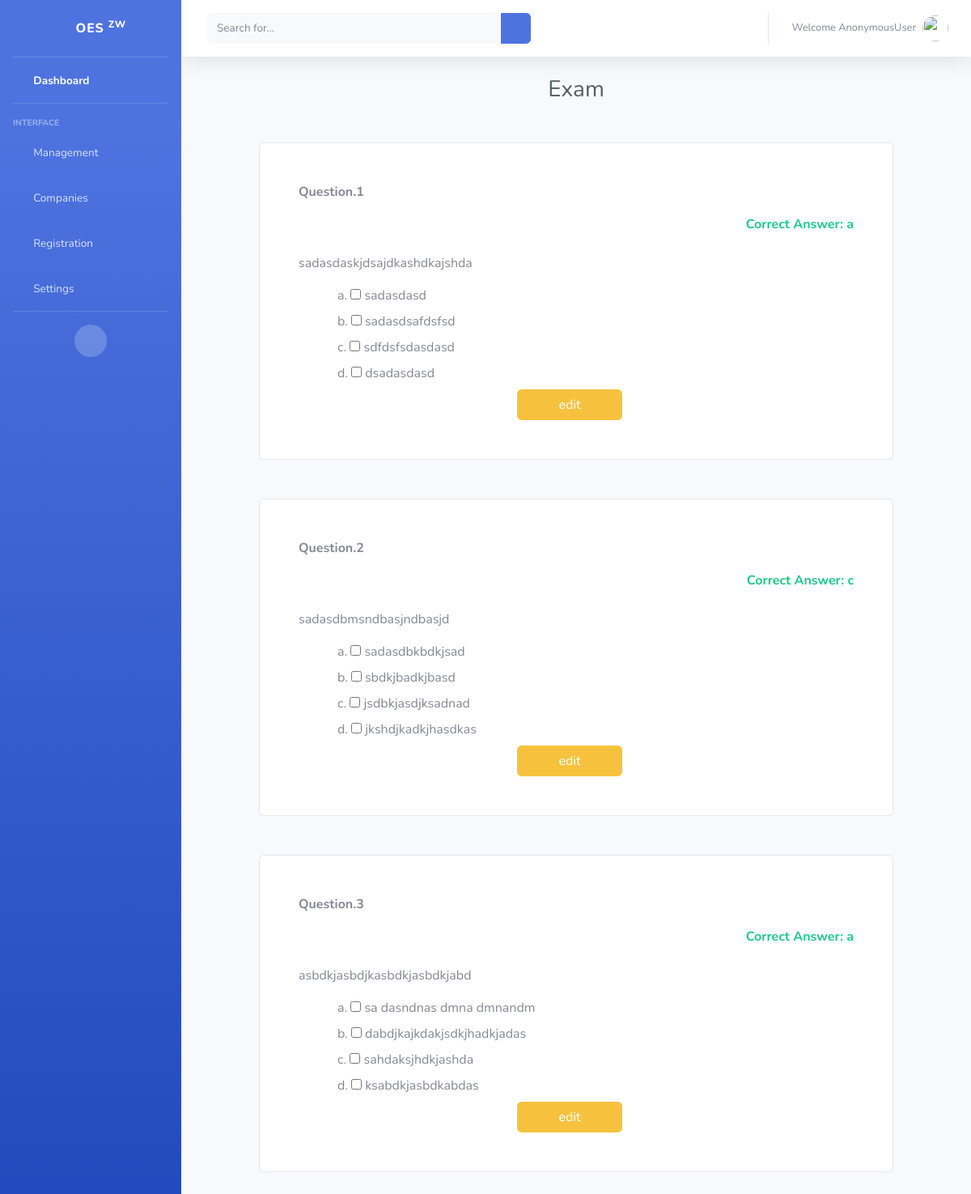
The app's page /exams/english, older data.
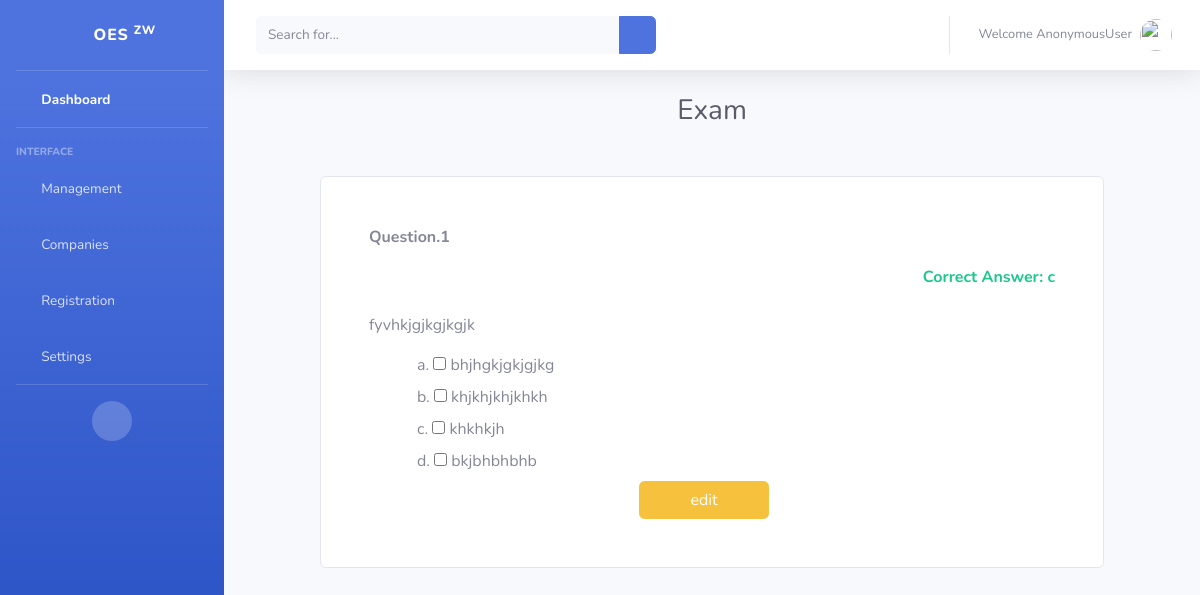
The same page, newer data.
### exams/models.py (models this page shows)
class Question(models.Model):
    question_number = models.IntegerField(default=0)
    image= models.ImageField(upload_to='images/',blank=True, null=True)
    question = models.TextField()
    exam=models.ForeignKey(Exam, default=None)

class CorrectSolution(models.Model):
    question_number = models.IntegerField(default=0)
    correct_solution_letter = models.CharField(max_length=1)
    exam=models.ForeignKey(Exam, default=None)

class SolutionsText(models.Model):
    question_number = models.IntegerField(default=0)
    possible_solution_a = models.CharField(max_length=1000)
    possible_solution_b = models.CharField(max_length=1000, null=True,blank=True)
    possible_solution_c = models.CharField(max_length=1000,null=True,blank=True)
    possible_solution_d = models.CharField(max_length=1000,null=True,blank=True)
    exam=models.ForeignKey(Exam, default=None)

### exams/views.py (the view)
# urls.py: url(r'^(?P<slug>[\w-]+)$', views.view_full_exam, name='view-exam'),
def view_full_exam(request,slug):
    exam1= models.Exam.objects.get(name=slug)
    questions = models.Question.objects.filter(exam=exam1)
    solutions = models.SolutionsText.objects.filter(exam=exam1)
    corectanswers= models.CorrectSolution.objects.filter(exam=exam1)
    combinedlist = zip(questions,solutions,corectanswers)
    print(questions)
    return render (request, 'exams/view_exam.html', {'combined':combinedlist, "exam":exam1 })

### exams/models.py (called while the page is built)
    def __str__(self):
        return self.name

### exams/templates/exams/view_exam.html (shortened to what this page needs)
{% extends 'oes/base.html' %}
{% load static from staticfiles %}
{% block content %}
<div class="container">
 <div class="container-fluid ">
        <div class="text-center">
        <h5 class="h3 mb-0 m-4 text-gray-800">Exam</h5>
        </div>
          {% for i in combined %}
          <div class="m-5 card p-5">
            <p><strong>Question.{{i.0.question_number}}</strong> </p>
            <div class="text-right mb-4 " > <a><strong class="text-success"> Correct Answer: {{i.2.correct_solution_letter}}</strong></a> </div>
            <p>{{i.0.question }}</p>
            <div class="ml-5 mb-2">a.  <input type=checkbox >  {{i.1.possible_solution_a}} </div>
            <div class="ml-5 mb-2 ">b.  <input type=checkbox >  {{i.1.possible_solution_b}} </div>
            <div class="ml-5 mb-2">c.  <input type=checkbox >  {{i.1.possible_solution_c}} </div>
            <div class="ml-5 mb-2">d.  <input type=checkbox >  {{i.1.possible_solution_d}} </div>
            <div class="text-center"> <a class="btn btn-warning mr-3" href="/exams/editQuestion/{{exam}}/{{i.0.question_number}}" style="width:130px">edit</a>
          </div>
          </div>
        {% endfor %}
</div>
</div>
{% endblock %}

Row changes from the older to the newer data that the page shows:
removed Question: question_number "1", correct_solution_letter "a", question "sadasdaskjdsajdkashdkajshda", possible_solution_a "sadasdasd", possible_solution_b "sadasdsafdsfsd", possible_solution_c "sdfdsfsdasdasd", possible_solution_d "dsadasdasd"
removed Question: question_number "2", correct_solution_letter "c", question "sadasdbmsndbasjndbasjd", possible_solution_a "sadasdbkbdkjsad", possible_solution_b "sbdkjbadkjbasd", possible_solution_c "jsdbkjasdjksadnad", possible_solution_d "jkshdjkadkjhasdkas"
removed Question: question_number "3", correct_solution_letter "a", question "asbdkjasbdjkasbdkjasbdkjabd", possible_solution_a "sa dasndnas dmna dmnandm", possible_solution_b "dabdjkajkdakjsdkjhadkjadas", possible_solution_c "sahdaksjhdkjashda", possible_solution_d "ksabdkjasbdkabdas"
added Question: question_number "1", correct_solution_letter "c", question "fyvhkjgjkgjkgjk", possible_solution_a "bhjhgkjgkjgjkg", possible_solution_b "khjkhjkhjkhkh", possible_solution_c "khkhkjh", possible_solution_d "bkjbhbhbhb"
